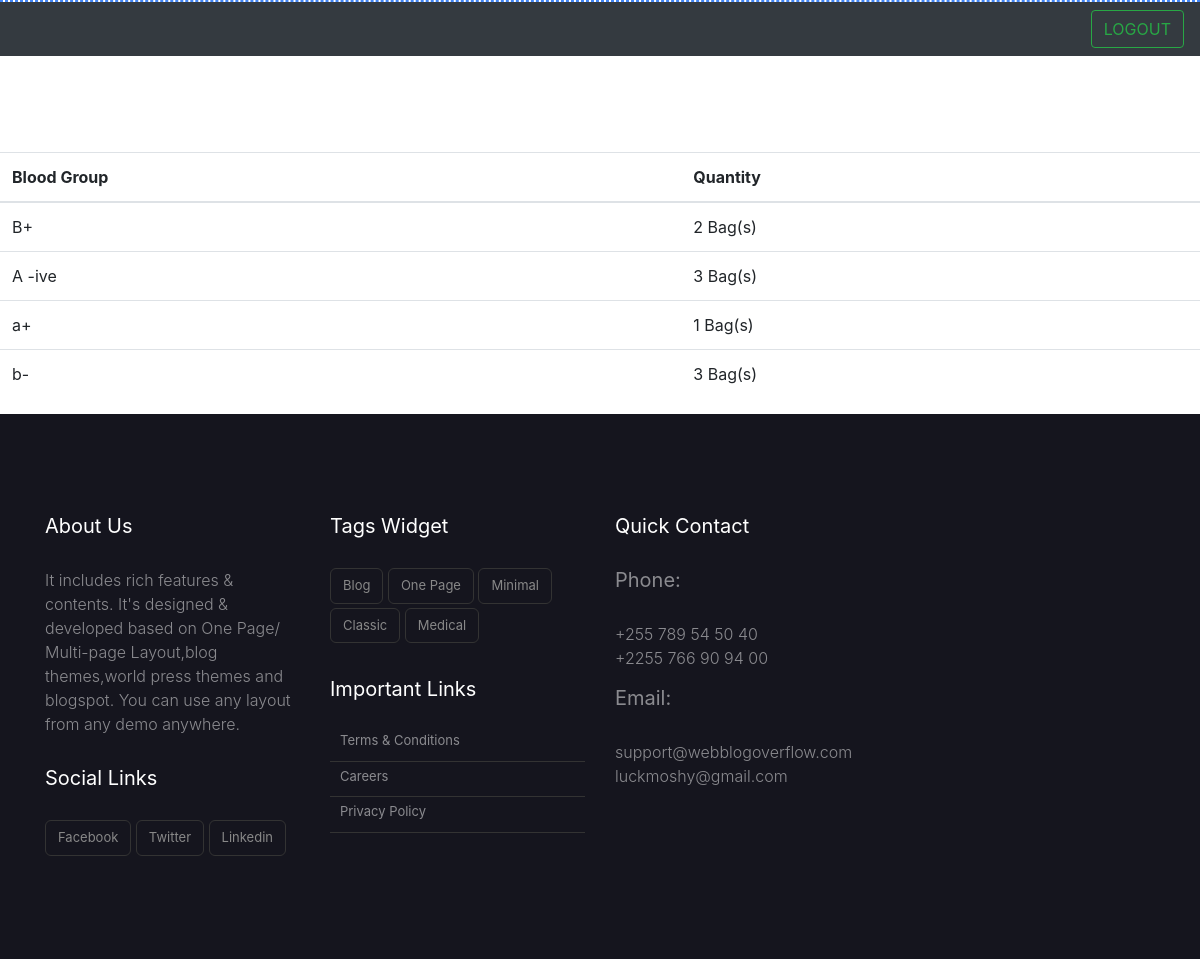
/viewbloodbank.php, run on the app's committed database.
### tables this page shows
CREATE TABLE `bloodbank` (
  `id` int(11) NOT NULL,
  `bloodgroup` varchar(10) NOT NULL,
  `quantity` int(11) NOT NULL
);

### viewbloodbank.php (the view, shortened to what this page needs)
<?php
  require("connect.php");
?>
<!DOCTYPE html>
<html>
    <head>
        <link href="//maxcdn.bootstrapcdn.com/bootstrap/4.1.1/css/bootstrap.min.css" rel="stylesheet" id="bootstrap-css">
        <link href="../../css/editor.css" rel="stylesheet">
        <link href="carousel.css" rel="stylesheet">
    </head>
    <body>
<header>
  <nav class="navbar navbar-expand-md navbar-dark bg-dark">
    <div class="collapse navbar-collapse" id="navbarCollapse">
      <form action="login.php" method="post" class="form-inline mt-2 mt-md-0">
      <button class="btn btn-outline-success my-2 my-sm-0" type="submit">LOGOUT</button>
      </form>
    </div>
  </nav>
</header>
    <table class="table" style="">
                    <thead>
                        <tr>
                            <th>Blood Group</th>
                            <th>Quantity</th>
                        </tr>
                    </thead>
                    <tbody>
                        <?php
                            $query = " SELECT * FROM `bloodbank` ";
                            $data = mysqli_query($con,$query);
                            if($data)
                                {
                                    while ($row = $data->fetch_assoc())
                                        {
                                            echo "<tr><td> ". $row["bloodgroup"]. " </td><td> ". $row["quantity"]. " Bag(s) ". " </td></tr> <br> ";
                                        }
                                }
                            else {"ERROR";}
                        ?>
                    </tbody>
                </table>
    </body>
</html>
<?php include("footer.php"); ?>

### data on the page
bloodbank: bloodgroup "B+", quantity "2"
bloodbank: bloodgroup "A -ive", quantity "3"
bloodbank: bloodgroup "a+", quantity "1"
bloodbank: bloodgroup "b-", quantity "3"
